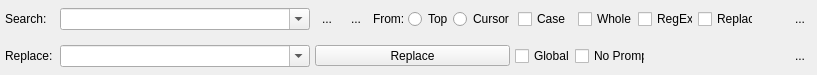
<?xml version="1.0" encoding="UTF-8"?>
<ui version="4.0">
 <class>FormSearchReplace1</class>
 <widget class="QWidget" name="FormSearchReplace1">
  <property name="geometry">
   <rect>
    <x>0</x>
    <y>0</y>
    <width>817</width>
    <height>75</height>
   </rect>
  </property>
  <property name="focusPolicy">
   <enum>Qt::StrongFocus</enum>
  </property>
  <property name="windowTitle">
   <string>Form</string>
  </property>
  <layout class="QVBoxLayout" name="verticalLayout">
   <property name="spacing">
    <number>5</number>
   </property>
   <property name="leftMargin">
    <number>0</number>
   </property>
   <property name="topMargin">
    <number>3</number>
   </property>
   <property name="rightMargin">
    <number>0</number>
   </property>
   <property name="bottomMargin">
    <number>3</number>
   </property>
   <item>
    <widget class="QFrame" name="frameFind">
     <property name="frameShape">
      <enum>QFrame::NoFrame</enum>
     </property>
     <property name="frameShadow">
      <enum>QFrame::Plain</enum>
     </property>
     <layout class="QHBoxLayout" name="horizontalLayout">
      <property name="spacing">
       <number>5</number>
      </property>
      <property name="leftMargin">
       <number>5</number>
      </property>
      <property name="topMargin">
       <number>0</number>
      </property>
      <property name="rightMargin">
       <number>5</number>
      </property>
      <property name="bottomMargin">
       <number>0</number>
      </property>
      <item>
       <widget class="QLabel" name="labelFind">
        <property name="minimumSize">
         <size>
          <width>50</width>
          <height>0</height>
         </size>
        </property>
        <property name="maximumSize">
         <size>
          <width>50</width>
          <height>16777215</height>
         </size>
        </property>
        <property name="text">
         <string>Search:</string>
        </property>
       </widget>
      </item>
      <item>
       <widget class="QComboBox" name="comboFind">
        <property name="minimumSize">
         <size>
          <width>250</width>
          <height>0</height>
         </size>
        </property>
        <property name="maximumSize">
         <size>
          <width>250</width>
          <height>16777215</height>
         </size>
        </property>
        <property name="focusPolicy">
         <enum>Qt::StrongFocus</enum>
        </property>
        <property name="editable">
         <bool>true</bool>
        </property>
       </widget>
      </item>
      <item>
       <widget class="QToolButton" name="buttonNext">
        <property name="text">
         <string>...</string>
        </property>
        <property name="autoRaise">
         <bool>true</bool>
        </property>
       </widget>
      </item>
      <item>
       <widget class="QToolButton" name="buttonPrev">
        <property name="text">
         <string>...</string>
        </property>
        <property name="autoRaise">
         <bool>true</bool>
        </property>
       </widget>
      </item>
      <item>
       <widget class="QLabel" name="label_2">
        <property name="minimumSize">
         <size>
          <width>30</width>
          <height>0</height>
         </size>
        </property>
        <property name="maximumSize">
         <size>
          <width>35</width>
          <height>16777215</height>
         </size>
        </property>
        <property name="text">
         <string>From:</string>
        </property>
       </widget>
      </item>
      <item>
       <widget class="QRadioButton" name="radioTop">
        <property name="minimumSize">
         <size>
          <width>40</width>
          <height>0</height>
         </size>
        </property>
        <property name="maximumSize">
         <size>
          <width>40</width>
          <height>16777215</height>
         </size>
        </property>
        <property name="text">
         <string>Top</string>
        </property>
       </widget>
      </item>
      <item>
       <widget class="QRadioButton" name="radioCursor">
        <property name="minimumSize">
         <size>
          <width>60</width>
          <height>0</height>
         </size>
        </property>
        <property name="maximumSize">
         <size>
          <width>60</width>
          <height>16777215</height>
         </size>
        </property>
        <property name="text">
         <string>Cursor</string>
        </property>
       </widget>
      </item>
      <item>
       <widget class="QCheckBox" name="checkMatchCase">
        <property name="minimumSize">
         <size>
          <width>55</width>
          <height>0</height>
         </size>
        </property>
        <property name="maximumSize">
         <size>
          <width>55</width>
          <height>16777215</height>
         </size>
        </property>
        <property name="text">
         <string>Case</string>
        </property>
       </widget>
      </item>
      <item>
       <widget class="QCheckBox" name="checkWhole">
        <property name="minimumSize">
         <size>
          <width>55</width>
          <height>0</height>
         </size>
        </property>
        <property name="maximumSize">
         <size>
          <width>55</width>
          <height>16777215</height>
         </size>
        </property>
        <property name="text">
         <string>Whole</string>
        </property>
       </widget>
      </item>
      <item>
       <widget class="QCheckBox" name="checkRegEx">
        <property name="minimumSize">
         <size>
          <width>55</width>
          <height>0</height>
         </size>
        </property>
        <property name="maximumSize">
         <size>
          <width>55</width>
          <height>16777215</height>
         </size>
        </property>
        <property name="text">
         <string>RegEx</string>
        </property>
       </widget>
      </item>
      <item>
       <widget class="QCheckBox" name="checkReplace">
        <property name="minimumSize">
         <size>
          <width>55</width>
          <height>0</height>
         </size>
        </property>
        <property name="maximumSize">
         <size>
          <width>55</width>
          <height>16777215</height>
         </size>
        </property>
        <property name="text">
         <string>Replace</string>
        </property>
       </widget>
      </item>
      <item>
       <spacer name="horizontalSpacer">
        <property name="orientation">
         <enum>Qt::Horizontal</enum>
        </property>
        <property name="sizeHint" stdset="0">
         <size>
          <width>40</width>
          <height>20</height>
         </size>
        </property>
       </spacer>
      </item>
      <item>
       <widget class="QToolButton" name="buttonClose">
        <property name="text">
         <string>...</string>
        </property>
        <property name="autoRaise">
         <bool>true</bool>
        </property>
       </widget>
      </item>
     </layout>
    </widget>
   </item>
   <item>
    <widget class="QFrame" name="frameReplace">
     <property name="frameShape">
      <enum>QFrame::NoFrame</enum>
     </property>
     <property name="frameShadow">
      <enum>QFrame::Plain</enum>
     </property>
     <layout class="QHBoxLayout" name="horizontalLayout_2">
      <property name="spacing">
       <number>5</number>
      </property>
      <property name="leftMargin">
       <number>5</number>
      </property>
      <property name="topMargin">
       <number>0</number>
      </property>
      <property name="rightMargin">
       <number>5</number>
      </property>
      <property name="bottomMargin">
       <number>0</number>
      </property>
      <item>
       <widget class="QLabel" name="labelReplace">
        <property name="minimumSize">
         <size>
          <width>50</width>
          <height>0</height>
         </size>
        </property>
        <property name="maximumSize">
         <size>
          <width>50</width>
          <height>16777215</height>
         </size>
        </property>
        <property name="text">
         <string>Replace:</string>
        </property>
       </widget>
      </item>
      <item>
       <widget class="QComboBox" name="comboReplace">
        <property name="minimumSize">
         <size>
          <width>250</width>
          <height>0</height>
         </size>
        </property>
        <property name="maximumSize">
         <size>
          <width>250</width>
          <height>16777215</height>
         </size>
        </property>
        <property name="editable">
         <bool>true</bool>
        </property>
       </widget>
      </item>
      <item>
       <widget class="QToolButton" name="buttonReplace">
        <property name="minimumSize">
         <size>
          <width>195</width>
          <height>0</height>
         </size>
        </property>
        <property name="maximumSize">
         <size>
          <width>195</width>
          <height>16777215</height>
         </size>
        </property>
        <property name="text">
         <string>Replace</string>
        </property>
       </widget>
      </item>
      <item>
       <widget class="QCheckBox" name="checkGlobal">
        <property name="minimumSize">
         <size>
          <width>55</width>
          <height>0</height>
         </size>
        </property>
        <property name="maximumSize">
         <size>
          <width>55</width>
          <height>16777215</height>
         </size>
        </property>
        <property name="text">
         <string>Global</string>
        </property>
       </widget>
      </item>
      <item>
       <widget class="QCheckBox" name="checkNoPrompt">
        <property name="minimumSize">
         <size>
          <width>70</width>
          <height>0</height>
         </size>
        </property>
        <property name="maximumSize">
         <size>
          <width>70</width>
          <height>16777215</height>
         </size>
        </property>
        <property name="text">
         <string>No Prompt</string>
        </property>
       </widget>
      </item>
      <item>
       <spacer name="horizontalSpacer_2">
        <property name="orientation">
         <enum>Qt::Horizontal</enum>
        </property>
        <property name="sizeHint" stdset="0">
         <size>
          <width>40</width>
          <height>20</height>
         </size>
        </property>
       </spacer>
      </item>
      <item>
       <widget class="QToolButton" name="buttonCloseRepl">
        <property name="text">
         <string>...</string>
        </property>
        <property name="autoRaise">
         <bool>true</bool>
        </property>
       </widget>
      </item>
     </layout>
    </widget>
   </item>
  </layout>
 </widget>
 <resources/>
 <connections/>
</ui>
